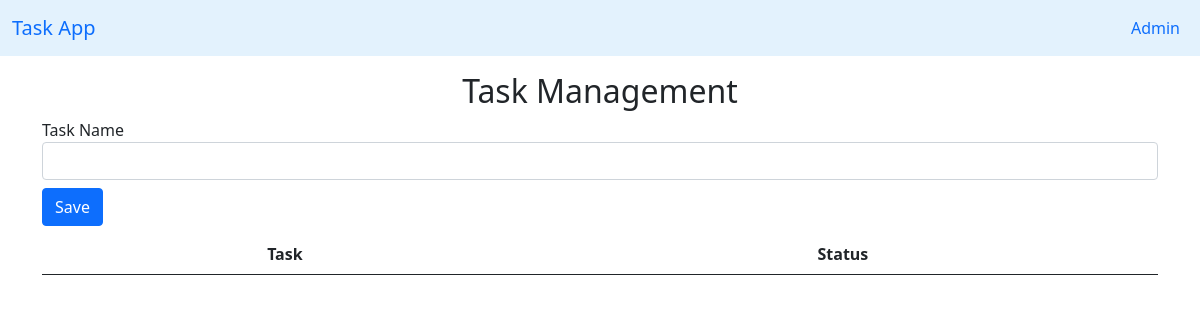
/, run on an earlier commit of the app's database.
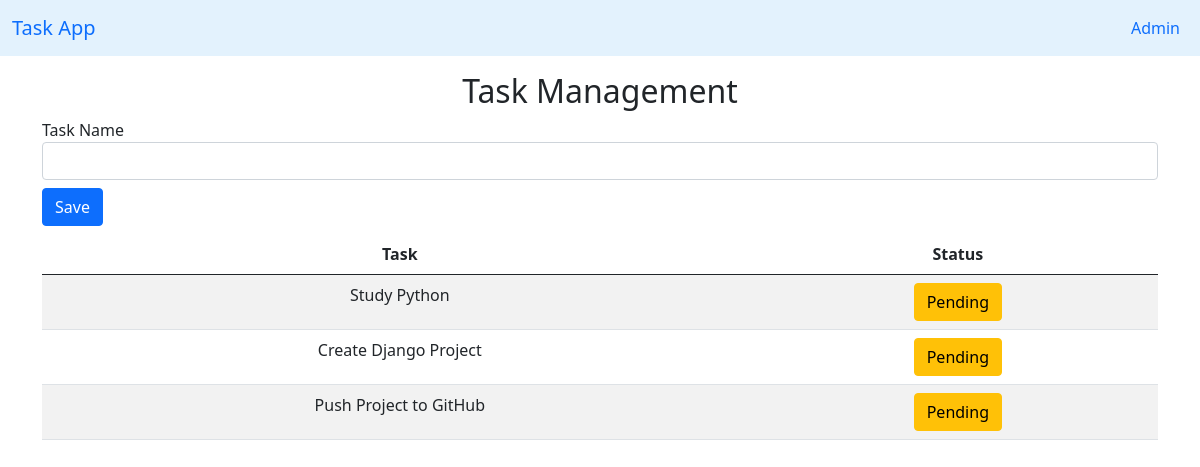
And on a later commit of the database.
### taskapp/models.py (models this page shows)
class Task(models.Model):
    name = models.CharField(max_length=50)
    status = models.BooleanField(default=False) # ให้ค่าเริ่มต้นเป็น fault

### taskapp/views.py (the view)
# urls.py: urlpatterns = [path('',views.index),
def index(request):
    if request.method == "POST":
        name = request.POST["name"]
        if name == "":
            messages.warning(request, "Please Insert Task Name")
            return redirect("/")
        else:
            task = Task.objects.create(name = name) # เอามาแต่ชื่อ
            task.save()
            messages.success(request, "Saved Successfully")
            return redirect("/")
    else :
        all_task = Task.objects.all()  # ดึงข้อมูลทั้งหมดมา
        return render(request, "index.html", {"all_task": all_task})

### taskapp/templates/index.html (shortened to what this page needs)
{% extends "base.html" %}
{% block content%}
    <h2 class="text-center">Task Management</h2>
    <form method="POST">
        <div class="form-group">
            <label for="name">Task Name</label>
            <input type="text" class="form-control" name="name"></input>
        </div>
        <button type="submit" class="btn btn-primary my-2">Save</button>
    </form>
      <table class="table table-striped">
        <thead>
          <tr>
            <th class="text-center">Task</th>
            <th class="text-center">Status</th>
          </tr>
        </thead>
        <tbody>
            {% for task in all_task %}
                {% if task.status %}
                <tr>
                    <td class="text-center">{{task.name}}</td>
                    <td class="text-center"><a href="{% url 'pending' task.id %}" class="btn btn-success">Done</a></td>
                </tr>
                {% else %}
                <tr>
                    <td class="text-center">{{task.name}}</td>
                    <td class="text-center"><a href="{% url 'completed' task.id %}" class="btn btn-warning">Pending</a></td>
                </tr>
                {% endif%}
            {% endfor%}
        </tbody>
{% endblock %}

What changed in the data, as far as the page shows it:
added Task: name "Study Python"
added Task: name "Create Django Project"
added Task: name "Push Project to GitHub"
